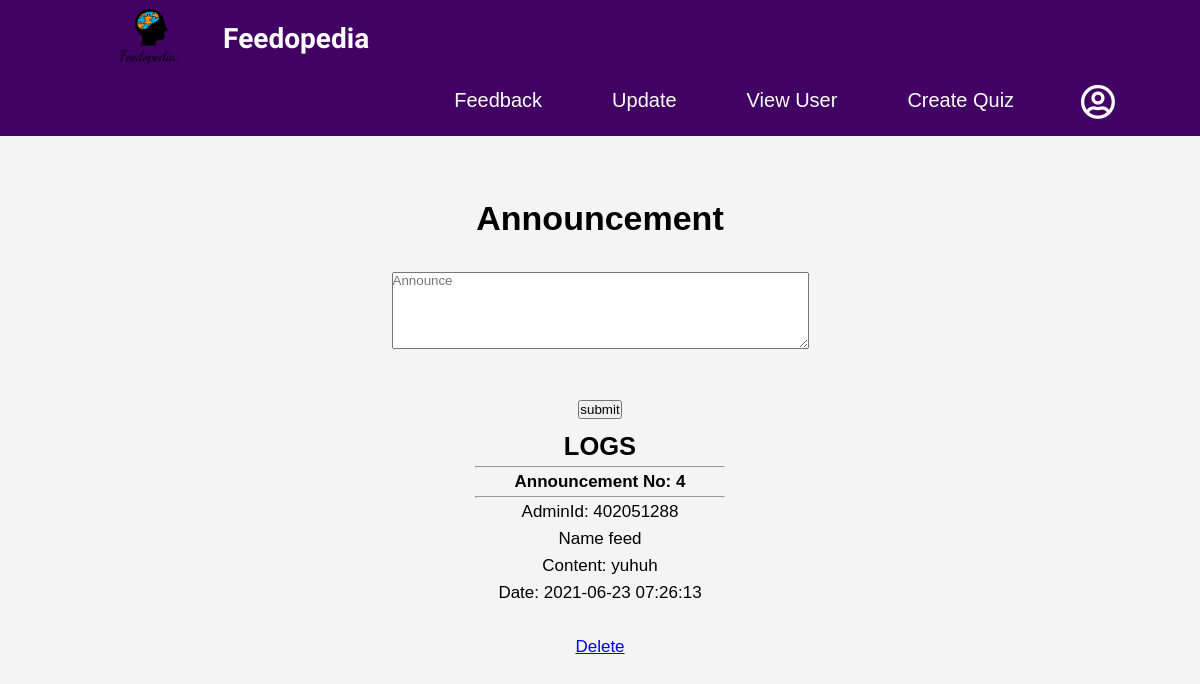
Page /logs.php (signed in) on the committed database.
### tables this page shows
CREATE TABLE `announcements` (
  `id` int(10) NOT NULL,
  `adminid` int(10) NOT NULL,
  `content` text NOT NULL,
  `anndate` timestamp NOT NULL DEFAULT current_timestamp()
);

### logs.php (the view, shortened to what this page needs)
<?php
  include_once("navbaradmin.php");
?>
<!DOCTYPE html>
<html lang="en" dir="ltr">
  <head>
  </head>
  <body>
    <center><h1>Announcement</h1><br>
    <form class="" action="logsHandler.php" method="post">
        <textarea cols="50" rows="5" name="content" placeholder="Announce" required></textarea>
        <br><br>
        <h2><input type="submit" name="submit" value="submit"></h2>
    </form>
    <h2><b>LOGS</b></h2>
    <?php
    include_once "db.php";
        $id = $_SESSION['userid'];
        if ($_SESSION["username"] == "mod") {
          $selquery = "SELECT * FROM announcements";
        }
        else {
          $selquery = "SELECT * FROM announcements WHERE adminid = $id ORDER BY anndate DESC limit 100";
        }
        $execselquery = mysqli_query($con, $selquery);
        while ($fetch = mysqli_fetch_assoc($execselquery)) {
          $announcementid = $fetch['id'];
          $adminid = $fetch['adminid'];
          $query = "SELECT * FROM admin WHERE userid = '$adminid'";
          $execquery = mysqli_query($con, $query);
          while($fetchid = mysqli_fetch_assoc($execquery)){
            $username = $fetchid['username'];
          }
          $content = $fetch['content'];
          $date = $fetch['anndate'];
          echo "<div class='annbox'><hr>";
          echo "<h4>Announcement No: ".$announcementid."<br><hr></h4>";
          echo "AdminId: ".$adminid."<br>";
          echo "Name ".$username."<br>";
          echo "Content: ".$content."<br>";
          echo "Date: ".$date."<br>";
          ?>
            <br>
            <a href="deleteAnnouncement.php?id=<?php echo $announcementid ?>">Delete</a><br><br>
            <?php echo "</div>"; ?>
            <?php
        }
     ?>
     </center>
  </body>
</html>

### navbaradmin.php (style rules this page uses)
* { margin:0; padding:0; box-sizing: border-box; font-family: 'Poppins', san-serif; }
body { background-color:#F5F5F5; }
:root { --modal-duration: 1s; --modal-color:linear-gradient(to right, #69008e, #2e4ebc, #0077d3, #009ad8, #00b9d5); }
body { font-family: Arial, Helvetica, sans-serif; background: #f4f4f4; font-size: 17px; line-height: 1.6;s display: flex; height: 100vh; align-items: center; justify-content: center; }

### logs.php (style rules this page uses)
* { font-family: ARIAl; }
.annbox { display: inline-block; overflow: auto; width: 250px; height: 300px; }

### rows in the picture
announcements: id "4", adminid "402051288", admin.username "feed", content "yuhuh", anndate "2021-06-23 07:26:13"
